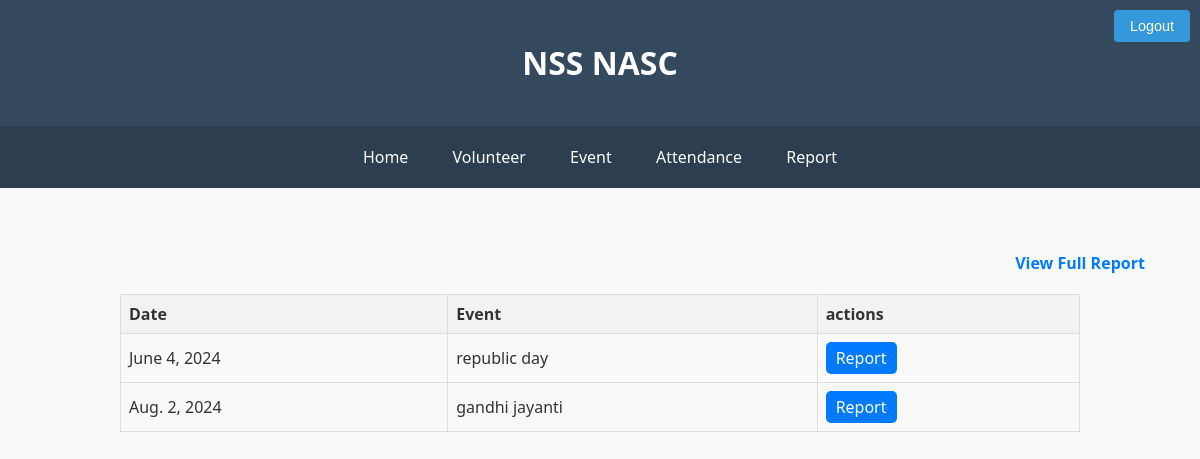
The page /report_list (signed in) on the database its author committed.
### nss/models.py (models this page shows, shortened)
class Event(models.Model):
    event_id=models.AutoField(primary_key=True)
    event_name=models.CharField(max_length=60)
    date=models.DateField()

### nss/views.py (the view)
# urls.py: path('report_list',views.report_list,name='report_list'),
@login_required()
def report_list(request):
    report={
        'event':Event.objects.all().order_by('date')
    }
    pics={
        'pics':Event_Photos.objects.all()
    }
    details={
        'details':Event_details.objects.all()
    }
    return render(request,'nss/report_list.html',{**report,**pics,**details})

### nss/context_processors.py (called while the page is built)
def group_processor(request):
    if request.user.is_authenticated:
        is_po_group = request.user.groups.filter(name='po').exists()
        is_vs_group = request.user.groups.filter(name='vs').exists()  # Adjust as needed
    else:
        is_po_group = False
        is_vs_group = False
    return {
        'is_po_group': is_po_group,
        'is_vs_group': is_vs_group,
    }

### nss/templates/nss/report_list.html
{% extends 'nss/base.html' %}
{% load static %}
{% block content %}
<head>
    <link rel="stylesheet" href="{% static '/css/report_list.css'%}">
</head>
<div class="full-report">
    <a href="{% url 'report' %}">View Full Report</a>
</div>
<table>
    <tr>
        <th>Date</th>
        <th>Event</th>
        <th>actions</th>
    </tr>
{% for i in event %}
<tr>
    <td>{{i.date}}</td>
    <td>{{i.event_name}}</td>
    <td>
        <div class="button-container">
        <a class="button" href="{% url 'report_list_more' i.event_id %}">Report</a>
        </div>
    </td>
</tr>
{% endfor %}
</table>
{% endblock %}

### static/css/base.css (style rules this page uses)
body { background-color: #f9f9f9; color: #333; font-family: 'Segoe UI', Tahoma, Geneva, Verdana, sans-serif; margin: 0; padding: 0; }

### static/css/report_list.css (style rules this page uses)
table { width: 80%; border-collapse: collapse; margin: 20px auto; }
th, td { border: 1px solid #dddddd; padding: 8px; text-align: left; }
th { background-color: #f2f2f2; }
tr:nth-child(even) { background-color: #f9f9f9; }
.button-container { display: flex; justify-content: space-between; }
.button { padding: 5px 10px; background-color: #007bff; color: white; text-decoration: none; border-radius: 5px; }
.full-report { margin-left: 80%; text-align: center; margin-top: 20px; }
.full-report a { color: #007bff; text-decoration: none; font-weight: bold; }

### rows shown on the page
Event: date "June 4, 2024", event_name "republic day"
Event: date "Aug. 2, 2024", event_name "gandhi jayanti"
